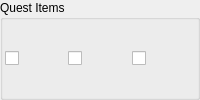
         <widget class="QGroupBox" name="groupBox_3">
          <property name="title">
           <string>Quest Items</string>
          </property>
          <layout class="QGridLayout" name="gridLayout_13">
           <property name="leftMargin">
            <number>2</number>
           </property>
           <property name="topMargin">
            <number>2</number>
           </property>
           <property name="rightMargin">
            <number>2</number>
           </property>
           <property name="bottomMargin">
            <number>2</number>
           </property>
           <property name="spacing">
            <number>0</number>
           </property>
           <item row="0" column="0">
            <widget class="QCheckBox" name="letterChkBox">
             <property name="toolTip">
              <string>Crawlin's Letter</string>
             </property>
             <property name="statusTip">
              <string>Crawlin's Letter</string>
             </property>
             <property name="icon">
              <iconset resource="../resources/resources.qrc">
               <normaloff>:/QuestItems/Letter</normaloff>:/QuestItems/Letter</iconset>
             </property>
             <property name="iconSize">
              <size>
               <width>48</width>
               <height>48</height>
              </size>
             </property>
            </widget>
           </item>
           <item row="0" column="1">
            <widget class="QCheckBox" name="bugCageChkBox">
             <property name="toolTip">
              <string>Beedle's Bug Cage</string>
             </property>
             <property name="statusTip">
              <string>Beedle's Bug Cage</string>
             </property>
             <property name="icon">
              <iconset resource="../resources/resources.qrc">
               <normaloff>:/QuestItems/BugCage</normaloff>:/QuestItems/BugCage</iconset>
             </property>
             <property name="iconSize">
              <size>
               <width>48</width>
               <height>48</height>
              </size>
             </property>
            </widget>
           </item>
           <item row="0" column="2">
            <widget class="QCheckBox" name="rattleChkBox">
             <property name="toolTip">
              <string>Rattle</string>
             </property>
             <property name="statusTip">
              <string>Rattle</string>
             </property>
             <property name="icon">
              <iconset resource="../resources/resources.qrc">
               <normaloff>:/QuestItems/Rattle</normaloff>:/QuestItems/Rattle</iconset>
             </property>
             <property name="iconSize">
              <size>
               <width>48</width>
               <height>48</height>
              </size>
             </property>
            </widget>
           </item>
          </layout>
         </widget>
